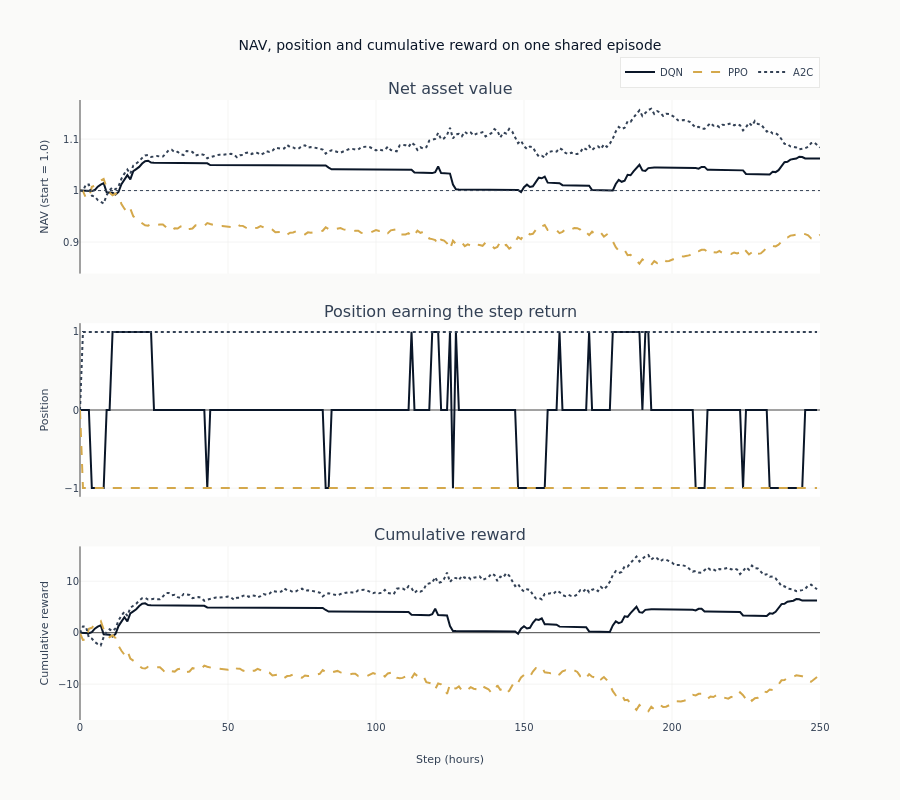

This figure's notebook cell:
### Markdown cell above
### The trajectories side by side

All three panels are drawn from the same episode, so the return series is
identical and every difference between the lines is a difference in policy.

### Code cell
styles = {
    "DQN": {"color": COLORS["blue"], "dash": "solid", "pattern": "/"},
    "PPO": {"color": COLORS["amber"], "dash": "dash", "pattern": "x"},
    "A2C": {"color": COLORS["neutral"], "dash": "dot", "pattern": "."},
}

fig = make_subplots(
    rows=3,
    cols=1,
    shared_xaxes=True,
    subplot_titles=["Net asset value", "Position earning the step return", "Cumulative reward"],
    vertical_spacing=0.08,
)
for name, traj in trajectories.items():
    style = dict(color=styles[name]["color"], dash=styles[name]["dash"], width=2)
    fig.add_trace(
        go.Scatter(y=traj["navs"], name=name, line=style, legendgroup=name),
        row=1,
        col=1,
    )
    fig.add_trace(
        go.Scatter(y=traj["reward_positions"], line=style, legendgroup=name, showlegend=False),
        row=2,
        col=1,
    )
    fig.add_trace(
        go.Scatter(y=np.cumsum(traj["rewards"]), line=style, legendgroup=name, showlegend=False),
        row=3,
        col=1,
    )

fig.add_hline(y=1.0, line=dict(color=COLORS["neutral"], width=1, dash="dot"), row=1, col=1)
fig.update_yaxes(title_text="NAV (start = 1.0)", row=1, col=1)
fig.update_yaxes(title_text="Position", tickvals=[-1, 0, 1], row=2, col=1)
fig.update_yaxes(title_text="Cumulative reward", row=3, col=1)
fig.update_xaxes(title_text="Step (hours)", row=3, col=1)
fig.update_layout(
    title="NAV, position and cumulative reward on one shared episode",
    height=800,
    legend=dict(orientation="h", yanchor="bottom", y=1.02, xanchor="right", x=1),
)
show_plotly_with_alt(
    fig,
    "Three stacked panels sharing a step axis, one line per algorithm on the same episode: net asset value starting at one, the position earning each step's return between minus one and plus one, and cumulative reward.",
)

### Figure 1 — Plotly figure (JSON) as saved in the notebook; plotly's stock layout.template omitted (floating-point values rounded to 4 significant figures; data arrays with more than 128 entries replaced by an {"elided": "..."} marker saying what was removed)
{"data": [{"legendgroup": "DQN", "line": {"color": "#0a1628", "dash": "solid", "width": 2}, "name": "DQN", "type": "scatter", "xaxis": "x", "y": {"elided": "251 float values"}, "yaxis": "y"}, {"legendgroup": "DQN", "line": {"color": "#0a1628", "dash": "solid", "width": 2}, "showlegend": false, "type": "scatter", "xaxis": "x2", "y": {"elided": "250 int values"}, "yaxis": "y2"}, {"legendgroup": "DQN", "line": {"color": "#0a1628", "dash": "solid", "width": 2}, "showlegend": false, "type": "scatter", "xaxis": "x3", "y": {"elided": "250 float values"}, "yaxis": "y3"}, {"legendgroup": "PPO", "line": {"color": "#D4A84B", "dash": "dash", "width": 2}, "name": "PPO", "type": "scatter", "xaxis": "x", "y": {"elided": "251 float values"}, "yaxis": "y"}, {"legendgroup": "PPO", "line": {"color": "#D4A84B", "dash": "dash", "width": 2}, "showlegend": false, "type": "scatter", "xaxis": "x2", "y": {"elided": "250 int values"}, "yaxis": "y2"}, {"legendgroup": "PPO", "line": {"color": "#D4A84B", "dash": "dash", "width": 2}, "showlegend": false, "type": "scatter", "xaxis": "x3", "y": {"elided": "250 float values"}, "yaxis": "y3"}, {"legendgroup": "A2C", "line": {"color": "#334155", "dash": "dot", "width": 2}, "name": "A2C", "type": "scatter", "xaxis": "x", "y": {"elided": "251 float values"}, "yaxis": "y"}, {"legendgroup": "A2C", "line": {"color": "#334155", "dash": "dot", "width": 2}, "showlegend": false, "type": "scatter", "xaxis": "x2", "y": {"elided": "250 int values"}, "yaxis": "y2"}, {"legendgroup": "A2C", "line": {"color": "#334155", "dash": "dot", "width": 2}, "showlegend": false, "type": "scatter", "xaxis": "x3", "y": {"elided": "250 float values"}, "yaxis": "y3"}], "layout": {"annotations": [{"font": {"size": 16}, "showarrow": false, "text": "Net asset value", "x": 0.5, "xanchor": "center", "xref": "paper", "y": 1.0, "yanchor": "bottom", "yref": "paper"}, {"font": {"size": 16}, "showarrow": false, "text": "Position earning the step return", "x": 0.5, "xanchor": "center", "xref": "paper", "y": 0.64, "yanchor": "bottom", "yref": "paper"}, {"font": {"size": 16}, "showarrow": false, "text": "Cumulative reward", "x": 0.5, "xanchor": "center", "xref": "paper", "y": 0.28, "yanchor": "bottom", "yref": "paper"}], "height": 800, "legend": {"orientation": "h", "x": 1, "xanchor": "right", "y": 1.02, "yanchor": "bottom"}, "shapes": [{"line": {"color": "#334155", "dash": "dot", "width": 1}, "type": "line", "x0": 0, "x1": 1, "xref": "x domain", "y0": 1.0, "y1": 1.0, "yref": "y"}], "title": {"text": "NAV, position and cumulative reward on one shared episode"}, "xaxis": {"anchor": "y", "domain": [0.0, 1.0], "matches": "x3", "showticklabels": false}, "xaxis2": {"anchor": "y2", "domain": [0.0, 1.0], "matches": "x3", "showticklabels": false}, "xaxis3": {"anchor": "y3", "domain": [0.0, 1.0], "title": {"text": "Step (hours)"}}, "yaxis": {"anchor": "x", "domain": [0.72, 1.0], "title": {"text": "NAV (start = 1.0)"}}, "yaxis2": {"anchor": "x2", "domain": [0.36, 0.64], "tickvals": [-1, 0, 1], "title": {"text": "Position"}}, "yaxis3": {"anchor": "x3", "domain": [0.0, 0.28], "title": {"text": "Cumulative reward"}}}}
